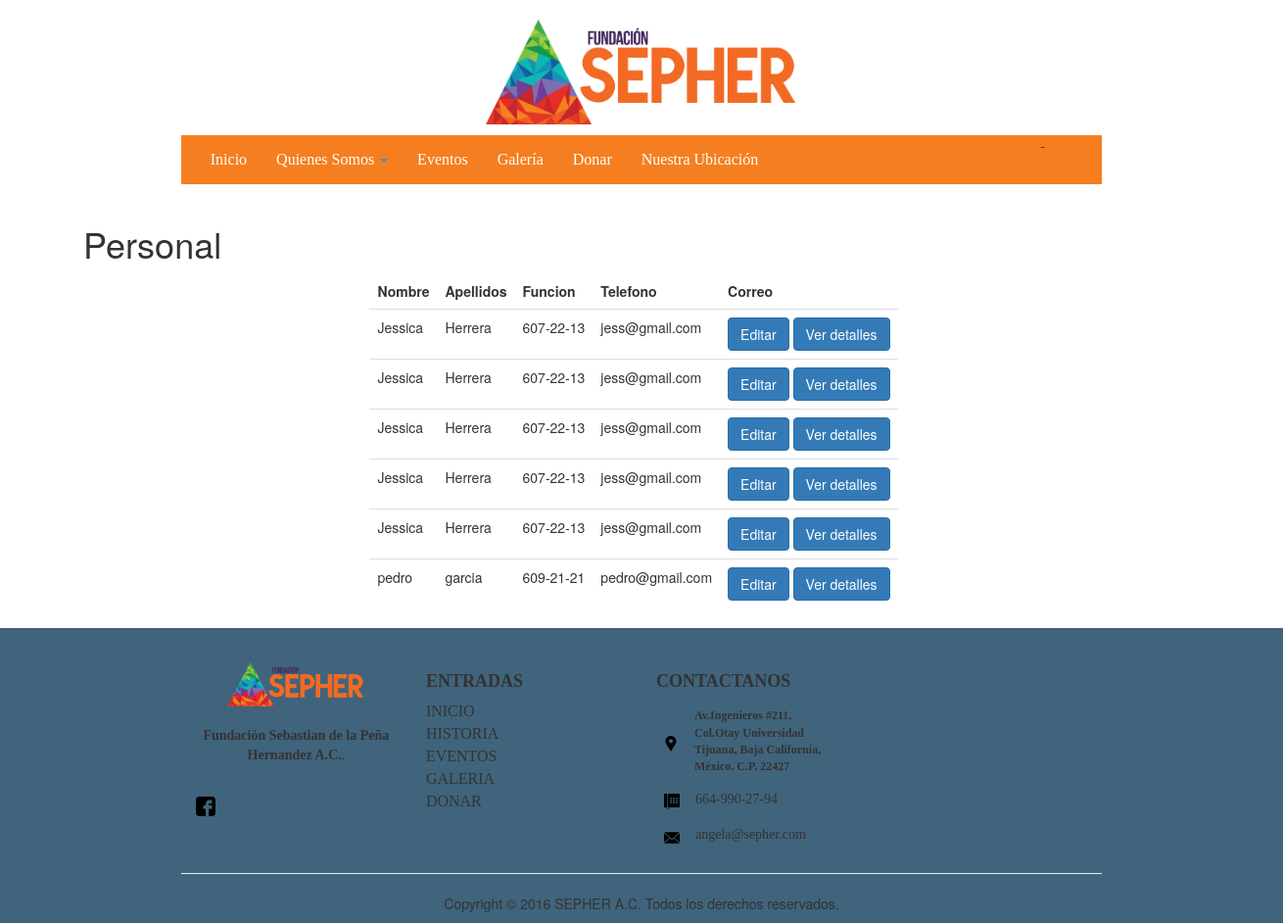
Screenshot of /reporte_personal/ with the database file from the repository.
### Admon/models.py (models this page shows, shortened)
class Personal(models.Model):
    Personal_nombre=models.CharField(max_length=40,validators=[RegexValidator(regex='^[a-zA-Z\s]*$',message="Valor invalido")])
    Personal_apellidos=models.CharField(max_length=50,validators=[RegexValidator(regex='^[a-zA-Z\s]*$',message="Valor invalido")])
    Personal_funcion=models.CharField(max_length=60)
    Personal_tel=models.CharField(max_length=15)
    Personal_correo=models.EmailField()

### Admon/views.py (the view)
# urls.py: url(r'^reporte_personal/$',Reporte_Personal.as_view(),name='ReportePer_view'),
class Reporte_Personal(ListView):
	template_name='reporte_personal.html'
	model=Personal

### templates/reporte_personal.html
{% extends 'base.html' %}
{% block content %}
<header><h1>Personal</h1></header>
	<center>
		<table class="table table-hover">
		<thead>
			<tr>
				<td><b>Nombre</b></td>
				<td><b>Apellidos</b></td>
				<td><b>Funcion</b></td>
				<td><b>Telefono</b></td>
				<td><b>Correo</b></td>
				<td></td>
			</tr>
		</thead>
		<tbody>
		{% for item in object_list %}
			<tr>
				<td>{{ item.Personal_nombre }}</td>
				<td>{{ item.Personal_apellidos }}</td>
				<td>{{ item.Personal_tel }}</td>
				<td>{{ item.Personal_correo }}</td>
				<td><a class="btn btn-primary" href="/editar_personal/{{ item.pk }}" role="button">Editar</a>
				<a class="btn btn-primary" href="/detalle_personal/{{ item.pk }}" role="button">Ver detalles</a></td>
			</tr>
		{% endfor %}
		</tbody>
	</table>
	</center>
{% endblock %}

### templates/base.html (style rules this page uses)
a { text-decoration: none; text-decoration: none !important; text-decoration-color: -moz-use-text-color; text-decoration-line: none; text-decoration-style: solid; color: #333; }
td { padding: 8px; }

### rows the page displays
Personal: Personal_nombre "Jessica", Personal_apellidos "Herrera", Personal_tel "607-22-13", Personal_correo "jess@gmail.com"
Personal: Personal_nombre "Jessica", Personal_apellidos "Herrera", Personal_tel "607-22-13", Personal_correo "jess@gmail.com"
Personal: Personal_nombre "Jessica", Personal_apellidos "Herrera", Personal_tel "607-22-13", Personal_correo "jess@gmail.com"
Personal: Personal_nombre "Jessica", Personal_apellidos "Herrera", Personal_tel "607-22-13", Personal_correo "jess@gmail.com"
Personal: Personal_nombre "Jessica", Personal_apellidos "Herrera", Personal_tel "607-22-13", Personal_correo "jess@gmail.com"
Personal: Personal_nombre "pedro", Personal_apellidos "garcia", Personal_tel "609-21-21", Personal_correo "pedro@gmail.com"
